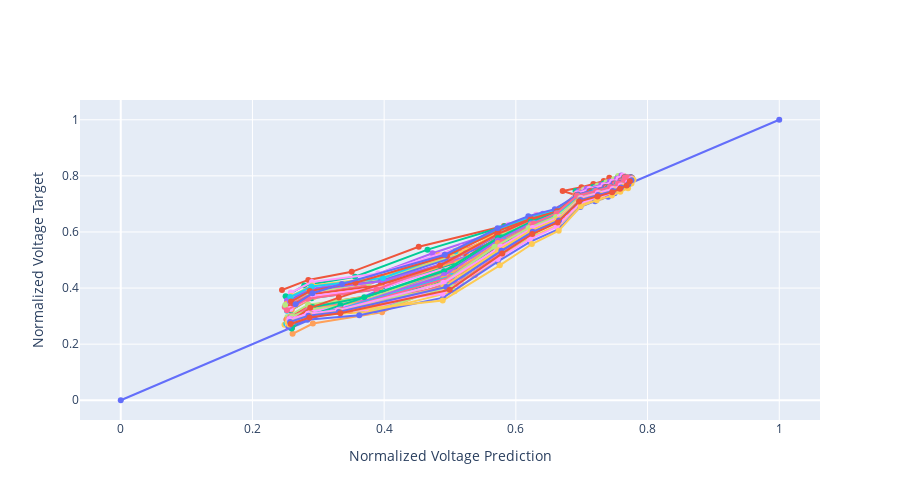

The cell this chart's notebook holds for it:
### Markdown cell above
## Parity Plot of Training Error

### Code cell
# random plotting traing error at some interval = skip to not make the plot rendering too slow
batch_size = datasets["batch_size"]
skip = 70

fig = go.Figure()
fig.add_trace(go.Scatter(x=[0, 1], y=[0, 1], showlegend=False, mode="markers+lines"))
for i in range(0, len(datasets["X_train"]), batch_size * skip):
    df_pred = pd.DataFrame(model.predict(datasets["X_train"][i : i + batch_size], verbose=0)[:, :, 0])
    df_train = pd.DataFrame(datasets["y_train"][i : i + batch_size][:, :, 0])

    fig.add_trace(
        go.Scatter(
            x=df_pred[0].values,
            y=df_train[0].values,
            showlegend=False,
            mode="markers+lines",
        )
    )

    #t+1 predictions
    # fig.add_trace(
    #     go.Scatter(
    #         x=df_pred[1].values,
    #         y=df_train[1].values,
    #         showlegend=False,
    #         mode="markers+lines",
    #     )
    # )

fig.update_yaxes(title="Normalized Voltage Target")
fig.update_xaxes(title="Normalized Voltage Prediction")
fig.update_layout(height=500)
